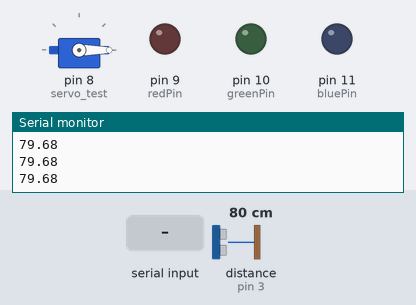
Recording of a sketch running on a simulated Arduino Uno, built with avr-gcc and run on an emulated ATmega328P. Parts: servo, output pins drawn as LEDs (lit = HIGH), the last lines printed to the serial monitor. Wiring (inferred from the names in the program): ultrasonic range finder: trigger pin 2; echo pin 3. The test bench sets the inputs (shaded band); at power-on: distance to the obstacle (sensor on pin 3) 80 cm. The echo pulse lasts 58.3 µs per cm; pins used as bus, display or sensor lines are not drawn.

Above: at 1.2 s.
1.3 s: "H" received over Serial
At 2.1 s:
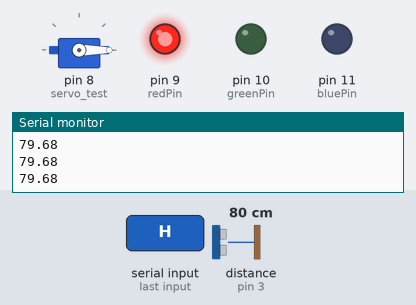
Timing chart, 0 to 4.3 s (numbered marks = the images above; inputs shaded):
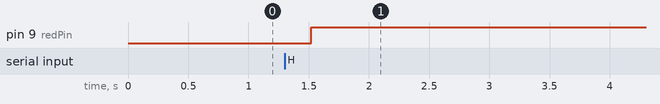

The sketch:

Arduino-Park.ino
```cpp
#include <Servo.h>

Servo servo_test;
int angle = 0;

int redPin = 9;
int greenPin = 10;
int bluePin = 11;

int trigPin = 2;
int echoPin = 3;

float duration;
float distance;

int incomingByte;

void setup() {
  // put your setup code here, to run once:
  pinMode(redPin, OUTPUT);
  pinMode(greenPin, OUTPUT);
  pinMode(bluePin, OUTPUT);
  servo_test.attach(8);
  servo_test.write(0);

  Serial.begin(9600);
  pinMode(trigPin, OUTPUT);
  pinMode(echoPin, INPUT);
}

void loop() {
  // put your main code here, to run repeatedly:

  digitalWrite(trigPin, LOW);
  delayMicroseconds(2);
  digitalWrite(trigPin, HIGH);
  delayMicroseconds(10);
  digitalWrite(trigPin, LOW);

  duration = pulseIn(echoPin, HIGH);

  distance = (duration / 2) * 0.0343;

  Serial.println(distance);

  if(Serial.available() > 0){
    incomingByte = Serial.read();
    if(incomingByte == 'H'){
      setColor(255,0,0);
      delay(5000);
    }
    if(incomingByte == 'L'){
      setColor(0,255,0);

      for(angle = 0; angle < 90; angle = angle + 5){
          servo_test.write(angle);
          delay(15);
       }

       delay(5000);

      for(angle = 90; angle >=1; angle = angle-5){
        servo_test.write(angle);
        delay(15);
      }
    }
  }
  delay(500);

}

void setColor(int redValue, int greenValue, int blueValue) {
  analogWrite(redPin, redValue);
  analogWrite(greenPin, greenValue);
  analogWrite(bluePin, blueValue);
}
```

Measured:
- after the input at 1.3 s, pin 9 (redPin): LOW → HIGH after 0.22 s
